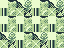

Tiled map render using the project's own tile images. Description and the whole map definition, tile-layer contents included, below:
An orthogonal 4x3 tile map with 16x16 px tiles, 1 tile layer (Ground) and 3 objects (pokeredpc:warp, pokeredpc:npc, third-party:weather).

<map version="1.11" tiledversion="1.11.2" orientation="orthogonal" renderorder="right-down" width="4" height="3" tilewidth="16" tileheight="16" infinite="0" nextlayerid="4" nextobjectid="4">
 <properties>
  <property name="pokeredpc:format" type="int" value="1" />
  <property name="pokeredpc:border_tile" type="int" value="0" />
  <property name="pokeredpc:default_spawn" value="1,1" />
  <property name="third-party:weather" value="rain" />
 </properties>
 <tileset firstgid="1" source="../tilesets/tracer.tsx" />
 <layer id="1" name="Ground" width="4" height="3">
  <data encoding="csv">
1,2,1,2,
1,1,1,1,
2,1,2,1
</data>
 </layer>
 <objectgroup id="2" name="Gameplay">
  <object id="1" name="loop-door" class="pokeredpc:warp" x="16" y="16">
   <point />
   <properties>
    <property name="pokeredpc:dest_map" value="map:TestTown" />
    <property name="pokeredpc:dest_warp" type="int" value="1" />
   </properties>
  </object>
  <object id="2" name="guide" class="pokeredpc:npc" x="32" y="16">
   <point />
   <properties>
    <property name="pokeredpc:sprite" value="SPRITE_TESTER" />
    <property name="pokeredpc:movement" value="STAY" />
    <property name="pokeredpc:facing" value="DOWN" />
    <property name="pokeredpc:event" value="event:test_event" />
   </properties>
  </object>
 </objectgroup>
 <objectgroup id="3" name="Third Party">
  <object id="3" name="weather-volume" class="third-party:weather" x="0" y="0" width="64" height="48">
   <properties>
    <property name="third-party:intensity" type="float" value="0.5" />
   </properties>
  </object>
 </objectgroup>
</map>
